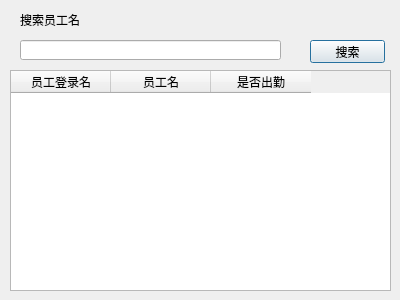
<?xml version="1.0" encoding="UTF-8"?>
<ui version="4.0">
 <class>AttendStateDialog</class>
 <widget class="QDialog" name="AttendStateDialog">
  <property name="geometry">
   <rect>
    <x>0</x>
    <y>0</y>
    <width>400</width>
    <height>300</height>
   </rect>
  </property>
  <property name="windowTitle">
   <string>出勤状况</string>
  </property>
  <widget class="QTableWidget" name="tableAttend">
   <property name="geometry">
    <rect>
     <x>10</x>
     <y>70</y>
     <width>381</width>
     <height>221</height>
    </rect>
   </property>
   <column>
    <property name="text">
     <string>员工登录名</string>
    </property>
   </column>
   <column>
    <property name="text">
     <string>员工名</string>
    </property>
   </column>
   <column>
    <property name="text">
     <string>是否出勤</string>
    </property>
   </column>
  </widget>
  <widget class="QLineEdit" name="edtUserName">
   <property name="geometry">
    <rect>
     <x>20</x>
     <y>40</y>
     <width>261</width>
     <height>20</height>
    </rect>
   </property>
  </widget>
  <widget class="QLabel" name="label">
   <property name="geometry">
    <rect>
     <x>20</x>
     <y>10</y>
     <width>171</width>
     <height>20</height>
    </rect>
   </property>
   <property name="text">
    <string>搜索员工名</string>
   </property>
  </widget>
  <widget class="QPushButton" name="btnSearch">
   <property name="geometry">
    <rect>
     <x>310</x>
     <y>40</y>
     <width>75</width>
     <height>23</height>
    </rect>
   </property>
   <property name="text">
    <string>搜索</string>
   </property>
  </widget>
 </widget>
 <resources/>
 <connections>
  <connection>
   <sender>btnSearch</sender>
   <signal>clicked()</signal>
   <receiver>AttendStateDialog</receiver>
   <slot>search()</slot>
   <hints>
    <hint type="sourcelabel">
     <x>347</x>
     <y>51</y>
    </hint>
    <hint type="destinationlabel">
     <x>199</x>
     <y>149</y>
    </hint>
   </hints>
  </connection>
 </connections>
 <slots>
  <slot>search()</slot>
 </slots>
</ui>
